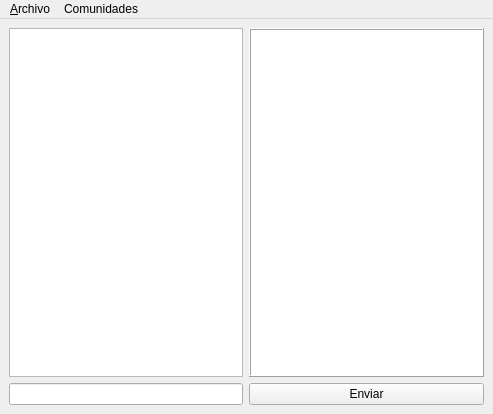
<?xml version="1.0" encoding="UTF-8"?>
<ui version="4.0">
 <class>Messenger</class>
 <widget class="QMainWindow" name="Messenger">
  <property name="geometry">
   <rect>
    <x>0</x>
    <y>0</y>
    <width>493</width>
    <height>414</height>
   </rect>
  </property>
  <property name="windowTitle">
   <string>Messenger</string>
  </property>
  <widget class="QWidget" name="centralwidget">
   <layout class="QGridLayout" name="gridLayout">
    <item row="1" column="0">
     <widget class="QLineEdit" name="txtSend">
      <property name="maxLength">
       <number>1023</number>
      </property>
     </widget>
    </item>
    <item row="1" column="1">
     <widget class="QPushButton" name="btnSend">
      <property name="text">
       <string>Enviar</string>
      </property>
     </widget>
    </item>
    <item row="0" column="1">
     <widget class="QPlainTextEdit" name="txtMsgs">
      <property name="enabled">
       <bool>true</bool>
      </property>
      <property name="frameShape">
       <enum>QFrame::Shape::Box</enum>
      </property>
      <property name="frameShadow">
       <enum>QFrame::Shadow::Raised</enum>
      </property>
      <property name="readOnly">
       <bool>true</bool>
      </property>
     </widget>
    </item>
    <item row="0" column="0">
     <widget class="QListView" name="listaChats"/>
    </item>
   </layout>
  </widget>
  <widget class="QMenuBar" name="menubar">
   <property name="geometry">
    <rect>
     <x>0</x>
     <y>0</y>
     <width>493</width>
     <height>33</height>
    </rect>
   </property>
   <widget class="QMenu" name="menuArchivo">
    <property name="title">
     <string>&amp;Archivo</string>
    </property>
    <addaction name="actionConectar"/>
    <addaction name="separator"/>
    <addaction name="actionSalir"/>
   </widget>
   <widget class="QMenu" name="menuComunidades">
    <property name="title">
     <string>Comunidades</string>
    </property>
    <addaction name="actionMis_Comunidades"/>
    <addaction name="actionMas_Comunidades"/>
   </widget>
   <addaction name="menuArchivo"/>
   <addaction name="menuComunidades"/>
  </widget>
  <action name="actionConectar">
   <property name="text">
    <string>Co&amp;nectar</string>
   </property>
   <property name="shortcut">
    <string>Ctrl+C</string>
   </property>
  </action>
  <action name="actionSalir">
   <property name="text">
    <string>&amp;Salir</string>
   </property>
   <property name="shortcut">
    <string>Ctrl+X</string>
   </property>
  </action>
  <action name="actionMis_Comunidades">
   <property name="text">
    <string>Mis Comunidades</string>
   </property>
  </action>
  <action name="actionMas_Comunidades">
   <property name="text">
    <string>Mas Comunidades</string>
   </property>
  </action>
 </widget>
 <resources/>
 <connections/>
</ui>
